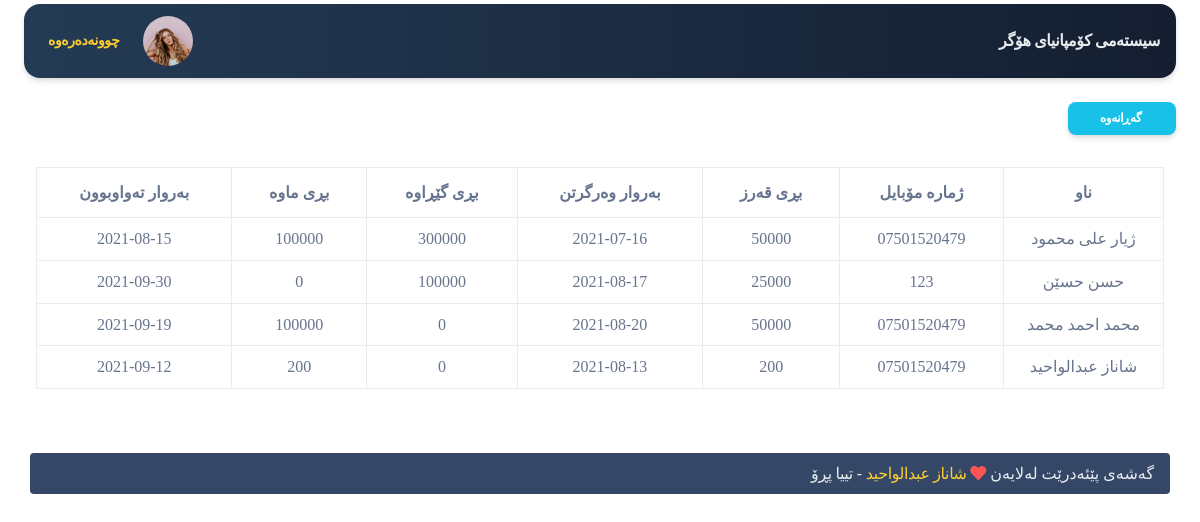
The page /app/expire_debt.php (signed in) on the database its author committed.
### tables this page shows
CREATE TABLE `system` (
  `id` int(11) NOT NULL,
  `name` text NOT NULL,
  `avatar` text NOT NULL
);

CREATE TABLE `debt` (
  `id_debt` int(11) NOT NULL,
  `debt_amount` int(11) NOT NULL,
  `date_start` date NOT NULL,
  `date_end` date NOT NULL,
  `gerawa` int(11) NOT NULL,
  `mawa` int(11) NOT NULL,
  `clientid` int(11) NOT NULL,
  `name` varchar(255) NOT NULL,
  `phone` varchar(11) NOT NULL
);

### server/helper.php (called while the page is built, shortened)
<?php
include_once("conn.php");
?>
<?php
function show($sql) {
	global $conn;
	$get =  mysqli_query($conn,$sql);
	$result=[];
	while ($row=mysqli_fetch_assoc($get)) {
		$result[]=$row;
	}
	return $result;
}

### app/expire_debt.php (the view, shortened to what this page needs)
<?php require_once('header.php'); ?>
<div class="container-fluid mt-4">
<a href="debts.php" class="btn btn-sm btn-info shadow" >
 گەڕانەوە
  </a>
</div>
<div class="container-fluid mt-2">
    <div class="row m-auto">
        <div class="col-md-12">
            <div class="table-responsive">
            <table class="table table-bordered text-center">
            <thead>
                <tr>
                    <th scope="col">ناو</th>
                    <th scope="col">ژمارە مۆبایل</th>
                    <th scope="col"> بڕی قەرز</th>
                    <th scope="col"> بەروار وەرگرتن</th>
                    <th scope="col">بڕی گێڕاوە</th>
                    <th scope="col">بڕی ماوە</th>
                    <th scope="col"> بەروار تەواوبوون</th>
                </tr>
            </thead>
            <tbody>
                <?php
       $debts=show("SELECT * FROM debt");
    foreach ($debts as $debt) {
            $debt_amount=$debt['debt_amount'];
            $date_debt_start=$debt['date_start'];
            $date_debt_end=$debt['date_end'];
            $gerawa=$debt['gerawa'];
            $mawa=$debt['mawa'];
            $name=$debt['name'];
            $phone=$debt['phone'];
     ?>
<?php
                $alert_date=date('Y-m-d', strtotime($date_debt_end));
                $today=date("Y-m-d") ;
                if ($alert_date<=$today) {
?>
                <tr>
                    <td><?=$name?></td>
                    <td><?=$phone?></td>
                    <td><?=$debt_amount?></td>
                    <td><?=$date_debt_start?></td>
                    <td><?=$gerawa?></td>
                    <td><?=$mawa?></td>
                    <td><?=$date_debt_end?></td>
                </tr>
             <?php } ?>
                <?php } ?>
            </tbody>
        </table>
            </div>
        </div>
    </div>
    <?php require_once('footer.php'); ?>

### app/header.php (shortened to what this page needs)
<?php
require_once('../server/helper.php') ;
  ?>
<!DOCTYPE html>
<html dir="rtl">
<head>
  <link href="../assets/css/nucleo-icons.css" rel="stylesheet" />
  <link href="../assets/css/nucleo-svg.css" rel="stylesheet" />
  <link href="../assets/font-awesome/all.css" rel="stylesheet" />
  <link href="../assets/css/nucleo-svg.css" rel="stylesheet" />
  <link id="pagestyle" href="../assets/css/soft-ui-dashboard.css?v=1.0.3" rel="stylesheet" />
  <link id="pagestyle" href="../assets/css/style.css" rel="stylesheet" />
  <link rel="stylesheet" href="../assets/css/datatables.css">
  <link rel="stylesheet" href="../assets/css/datatables.min.css">
</head>
<body class="g-sidenav-show">
  <main class="main-content position-relative max-height-vh-100 h-100 mt-1 border-radius-lg ">
    <nav class="navbar navbar-main navbar-expand-lg px-0 mx-4 shadow bg-first border-radius-xl" id="navbarBlur" navbar-scroll="true">
      <div class="container-fluid py-1 px-3">
      <nav aria-label="breadcrumb">
        <?php $select = show(" SELECT * FROM system ");
      foreach($select as $row) {
          $name = $row['name'];
?>
          <a href="index.php" class="font-weight-bolder mb-0 text-light">  <?=$name;?> </a>
          <?php }  ?>
        </nav>
        <div class="collapse navbar-collapse" dir="ltr" id="navbar">
          <ul class="navbar-nav" dir="rtl" >
            <li class="nav-item px-3 d-flex align-items-center">
              <a href="profile.php" class="nav-link text-body p-0 ">
              <img src="../assets/img/pro/team-1.jpg" width="50" class="img-fluid rounded-circle " alt="">
              </a>
            </li>
            <li class="nav-item d-flex align-items-center">
              <a href="logout.php" class="nav-link text-body font-weight-bold px-0">
                <span class="d-sm-inline p-2 text-warning">چوونەدەرەوە</span>
              </a>
            </li>
              </ul>
        </div>
      </div>
    </nav>

### assets/css/style.css (style rules this page uses)
* { margin: 0px; padding: 0px; font-family: 'Speda-Regular'; }
body { font-family: 'Speda-Regular'; }
.bg-first { background: #141E30; background: -webkit-linear-gradient(to right, #243B55, #141E30); background: linear-gradient(to right, #243B55, #141E30); color: aliceblue; }

### app/expire_debt.php (style rules this page uses)
.table tbody tr:last-child td { border-width: 1px !important; }
.table { border-radius:10px !important; }

### rows shown on the page
system: name "سیستەمی کۆمپانیای هۆگر"
debt: name "ژیار علی محمود", phone "07501520479", debt_amount "50000", date_start "2021-07-16", gerawa "300000", mawa "100000", date_end "2021-08-15"
debt: name "حسن حسێن", phone "123", debt_amount "25000", date_start "2021-08-17", gerawa "100000", mawa "0", date_end "2021-09-30"
debt: name "محمد احمد محمد", phone "07501520479", debt_amount "50000", date_start "2021-08-20", gerawa "0", mawa "100000", date_end "2021-09-19"
debt: name "شاناز عبدالواحید", phone "07501520479", debt_amount "200", date_start "2021-08-13", gerawa "0", mawa "200", date_end "2021-09-12"
